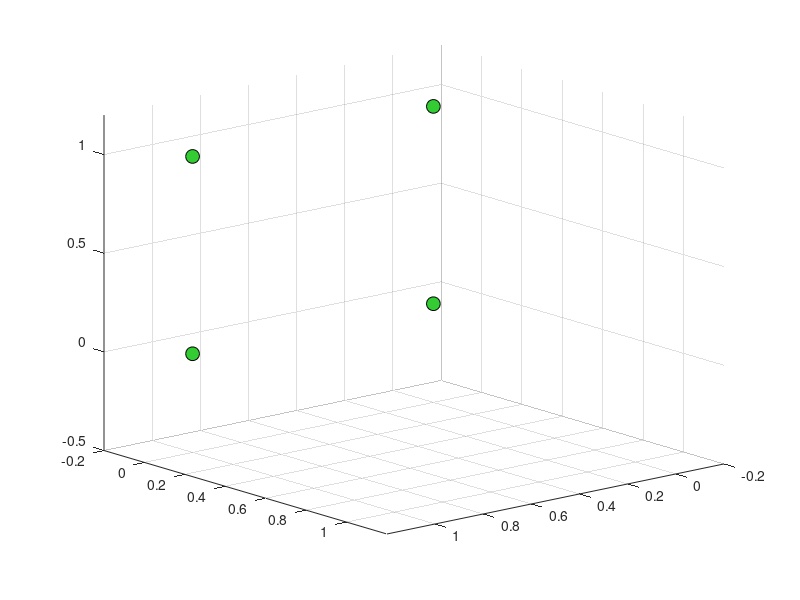

Here is the MATLAB script that generated this plot: (Note: this script raises an error after producing the figure.)
% min-truss-opt (3d) [Silas Henderson]

clear; clc; close all; 
global nodes elements dofs;
global F K0 lines iter; iter = 0;
% ------------------------- Parameters ------------------------------- %
nodes = [0, 0, 0; 0, 0, 1; 1, 0, 1; 1, 0, 0;
         0, 1, 0; 0, 1, 1; 1, 1, 1; 1, 1, 0;];
      
elements = [1, 5; 1, 6; 1, 8;
            2, 6; 2, 5; 2, 7;
            3, 7; 3, 6; 3, 8;
            4, 8; 4, 7; 4, 5;
            5, 6; 6, 7; 7, 8; 8, 5; 6, 8; 7, 5];
          
node_count    = numel(nodes)/3;
element_count = numel(elements)/2;

dofs = 13:24;

F = zeros(3*node_count, 1); F([end, end - 3, end - 6, end - 9]) = -3;

E          = 1000;
test_areas = rand(1, element_count);
area_min   = zeros(1, element_count);
area_max   = 10*ones(1, element_count);
volume_max = 10;

K0 = zeros(numel(nodes), numel(nodes), numel(test_areas));

fig = figure('color', [.2, .2, .2]);
ax  = axes(  'XGrid', 'on', 'XLim', [-.2, 1.2], ...
             'YGrid', 'on', 'YLim', [-.2, 1.2], ...  
             'ZGrid', 'on', 'ZLim', [-.5, 1.2]); view(140, 18);

line([nodes(1, 1), nodes(2, 1), nodes(3, 1), nodes(4, 1)], ...
     [nodes(1, 2), nodes(2, 2), nodes(3, 2), nodes(4, 2)], ...
     [nodes(1, 3), nodes(2, 3), nodes(3, 3), nodes(4, 3)], ...
     'linestyle', 'none', 'marker', 'o', 'color', 'black', ...
     'markersize', 10, 'markerfacecolor', [.2 .8 .2]); fArrow;
 
% -------------------------- Assembly --------------------------------- %
for el = 1:element_count
    lines(el) = line(0, 0, 'parent', ax);
    
    node_a = elements(el, 1);                    
    node_b = elements(el, 2);
    dx = nodes(node_b,1) - nodes(node_a,1);
    dy = nodes(node_b,2) - nodes(node_a,2);  
    dz = nodes(node_b,3) - nodes(node_a,3);
    
    lengths(el) = norm([dx, dy, dz]);
      
    element_dofs = [3*node_a - 2, 3*node_a - 1, 3*node_a, ...
                    3*node_b - 2, 3*node_b - 1, 3*node_b];
    
    k9 = [dx*dx, dx*dy, dx*dz;
          dy*dx, dy*dy, dy*dz;
          dz*dx, dz*dy, dz*dz]*E/lengths(el)^4;
    
    K0(:, :, el) = zeros(numel(nodes), numel(nodes)); 
    K0(element_dofs, element_dofs, el) = [k9,-k9;-k9,k9];
end

% ----------------------- FMinCon ---------------------------------- %
options = optimoptions('fmincon', 'outputfcn', @trussPlot);

area_optimal = fmincon(@compliance, test_areas, lengths, volume_max, ...
               [], [], area_min, area_max, [], options);
  
% -------------------------- arrow  ------------------------------- %
function fArrow
    global F nodes; X = []; Y = []; Z = [];
    for f = 1:numel(F)/3
        fx = F(3*f - 2);   fy = F(3*f - 1);   fz = F(3*f);
        fLen = sqrt(fx*fx + fy*fy + fz*fz);
        if fLen ~= 0
            nx = nodes(f, 1);   fx = fx/fLen/2;  X = [X, nx, nx + fx];
            ny = nodes(f, 2);   fy = fy/fLen/2;  Y = [Y, ny, ny + fy];
            nz = nodes(f, 3);   fz = fz/fLen/3;  Z = [Z, nz, nz + fz]; 
        
            for ang = 0:.1:2*pi
                X = [X, nx + fx, nx + fx + .04*cos(ang), nan];
                Y = [Y, ny + fy, ny + fy + .04*sin(ang), nan];
                Z = [Z, nz + fz, nz + fz + .1, nan];
            end
        end
    end
    line('XData', X, 'YData', Y, 'ZData', Z, ...
       'linewidth', 2, 'color', [.8, .2, .2]);
end          

% --------------------------- Compliance ------------------------------ %
function C = compliance(test_areas)
    global nodes elements dofs F K0 U;
    K = zeros(numel(nodes), numel(nodes));  
    for el = 1:numel(elements)/2
        K = K + test_areas(el)*K0(:, :, el);
    end
    U = zeros(numel(nodes), 1);
    U(dofs) = K(dofs, dofs)\F(dofs);  
    C = F'*U;
end

% ----------------------------- Plot ---------------------------------- %
function stop = trussPlot(test_areas, ~, ~)
    stop = false;  global nodes elements U lines;
       
    nodeU = reshape(nodes', numel(nodes), 1) + U;
    for el = 1:numel(elements)/2
        node_a = elements(el,1);
        node_b = elements(el,2);      
        
        set(lines(el), ...
        'XData', [nodeU(3*node_a - 2), nodeU(3*node_b - 2)], ...
        'YData', [nodeU(3*node_a - 1), nodeU(3*node_b - 1)], ...
        'ZData', [nodeU(3*node_a),     nodeU(3*node_b)    ], ...
        'linewidth', 5*test_areas(el)/max(test_areas));
    end; drawnow;
end